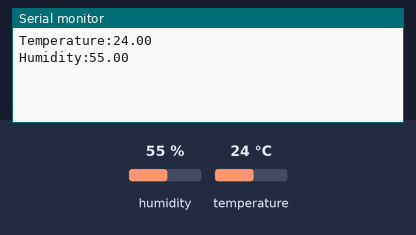
Bench run of a sketch on a simulated ESP8266 (NodeMCU). Shown: the last lines printed to the serial monitor. Wiring (inferred from the names in the program): DHT11 sensor: data D3. The test bench sets the inputs (shaded band); at power-on: humidity 55 %, temperature 24 °C.

Above: at 3.2 s.
3.3 s: humidity set to 22 %
At 5.1 s:
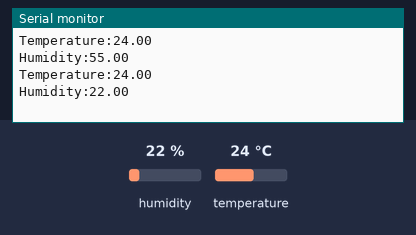
6.3 s: temperature set to 12 °C
At 7.1 s:
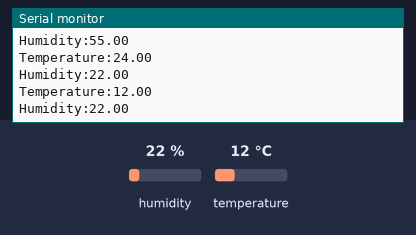
9.3 s: humidity set to 40 %
At 12.3 s:
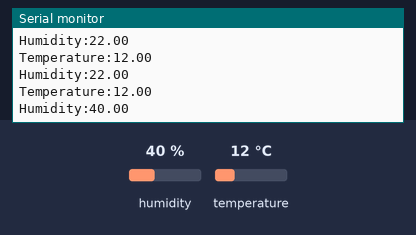
Timing chart, 0 to 13.8 s (numbered marks = the images above; inputs shaded):
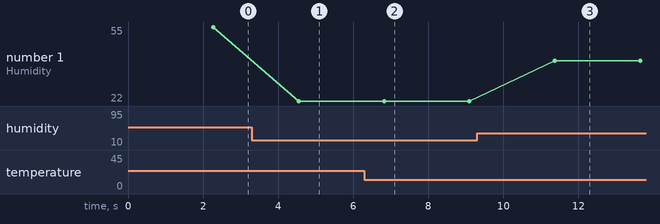

Measured:
- after the input at 3.3 s, the serial monitor: prints a new line after 1.2 s (image 1)
- after the input at 6.3 s, the serial monitor: prints a new line after 0.52 s (image 2)
- after the input at 9.3 s, the serial monitor: prints a new line after 2.1 s (image 3)
- plotted number 1: 55 → 22 after the input at 3.3 s, 22 → 40 after the input at 9.3 s

The sketch:

lab_2a.ino
```cpp
#include "DHT.h"
#define DHTTYPE DHT11
#define dht_dpin D3
DHT dht(dht_dpin, DHTTYPE);


void setup()
{
  dht.begin();
  Serial.begin(9600);
  delay(2000);
}

void loop()
{
  float hum,temp;

  hum=dht.readHumidity();
  temp=dht.readTemperature();

  Serial.print("Temperature:");
  Serial.println(temp);

  Serial.print("Humidity:");
  Serial.println(hum);

  delay(2000);
}
```
